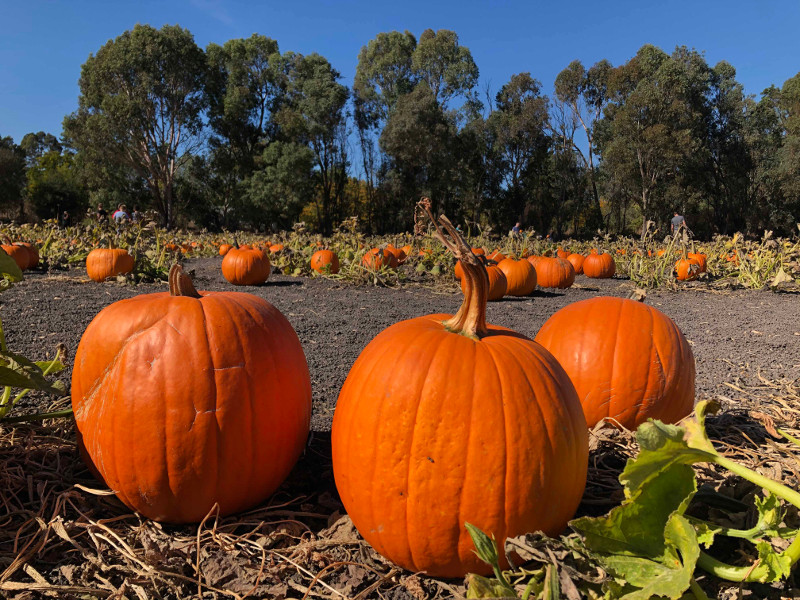
#> input picture images/pumpkin.jpg, 800 x 600 px
$ jupyter execute 10a-Image-Solution.ipynb
#> lines starting #> are read from the running program, lines starting #| are printed output that depends on the picture; after the words box and inside, x2 and y2 are one past the last pixel; in counts of white or black regions, pixels touching at a corner belong together
# Image Lab Solution

[cell 1]
import cv2 as cv
import numpy as np
import matplotlib.pyplot as plt

[cell 2]
pumpkin = cv.imread('images/pumpkin.jpg')
#> pumpkin is the input picture: shape (600, 800, 3); mean B, G, R 55.5, 75.2, 104.2
pumpkin = cv.cvtColor(pumpkin, cv.COLOR_BGR2RGB)
plt.imshow(pumpkin)

[cell 3]
pumpkin.shape
#> Out = (600, 800, 3)

[cell 4]
map = cv.imread('images/persepolis.png')
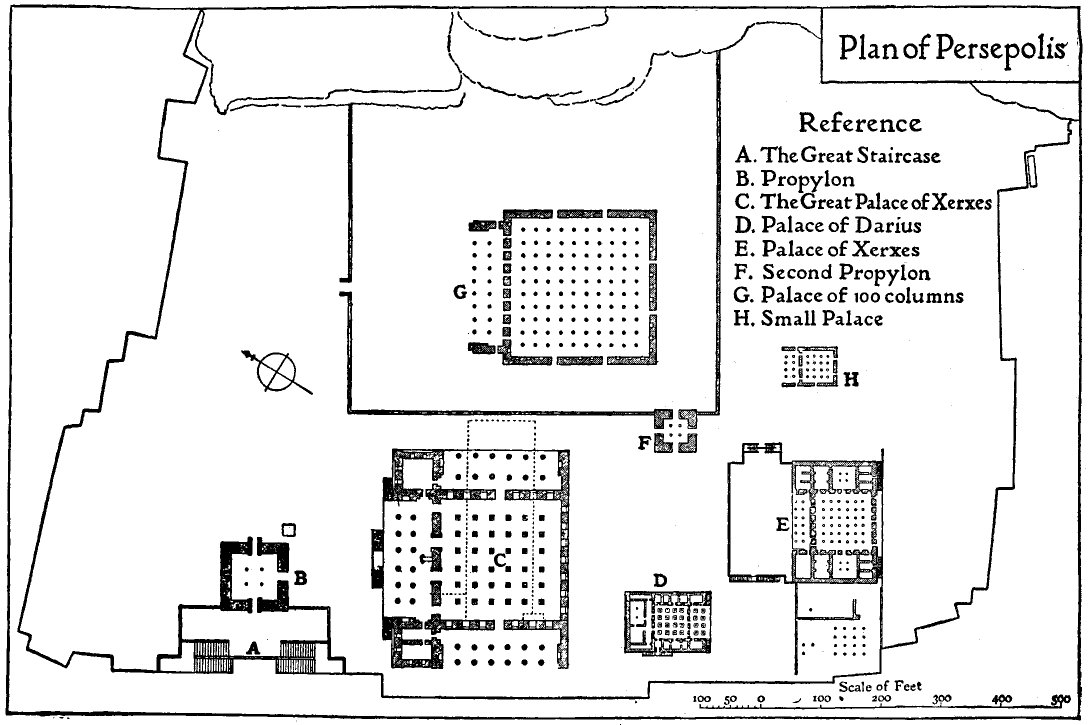
#> input picture images/persepolis.png, 2181 x 1449 px (shown at 1/2 size)
#> map is the input picture: shape (1449, 2181, 3); 91.5% white; 796 black regions (186 under 20 px), largest, box (x1, y1, x2, y2) and area: (11, 9, 2165, 1441) 103128, (741, 895, 1140, 1338) 23064, (678, 583, 1346, 858) 8128
plt.imshow(map)

[cell 5]
map.shape
#> Out = (1449, 2181, 3)

[cell 6]
map = map[:,:,0]
plt.imshow(map, cmap='gray')

[cell 7]
map.shape
#> Out = (1449, 2181)

[cell 8]
scale_factor = 3
print(scale_factor*800)
print(scale_factor*600)

[cell 9]
pump2 = cv.resize(pumpkin, (int(pumpkin.shape[1]*scale_factor), int(pumpkin.shape[0]*scale_factor)))

[cell 10]
plt.imshow(pump2)

[cell 11]
135//2

[cell 12]
pump2 = (pump2 // 2) * 2

[cell 13]
plt.imshow(pump2)

[cell 14]
map = (map // 200)

[cell 15]
plt.imshow(map*255, cmap='gray')

[cell 16]
map.shape
#> Out = (1449, 2181)

[cell 17]
pump2.shape
#> Out = (1800, 2400, 3)

[cell 18]
pump2[:1449,:2181,0] = pump2[:1449,:2181,0] + map

[cell 19]
plt.imshow(pump2)

[cell 20]
pump2

## Ok, let's decode!

[cell 21]
raw = pump2.copy()

[cell 22]
raw = raw % 2
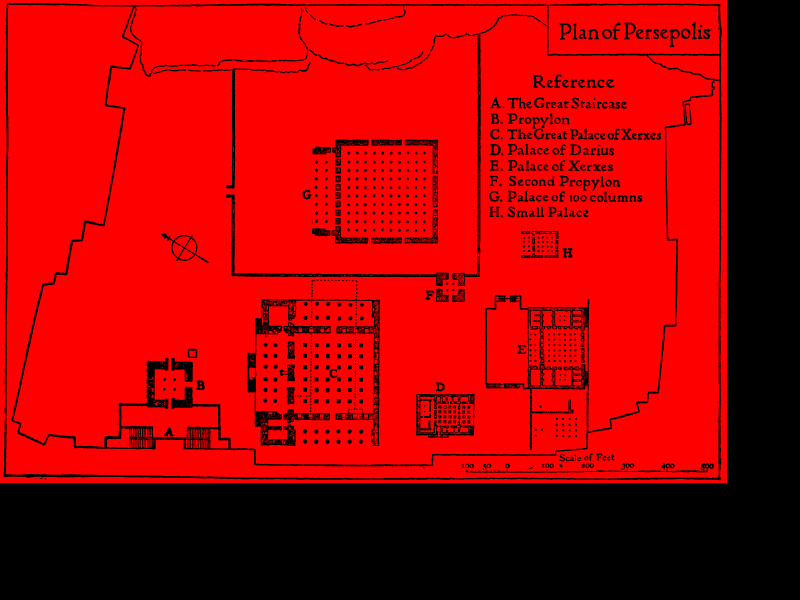
#> raw: shape (1800, 2400, 3) (shown at 1/3 size); mean R, G, B 0.669, 0, 0; drawn with 1 as white

[cell 23]
map = raw[:,:,0]
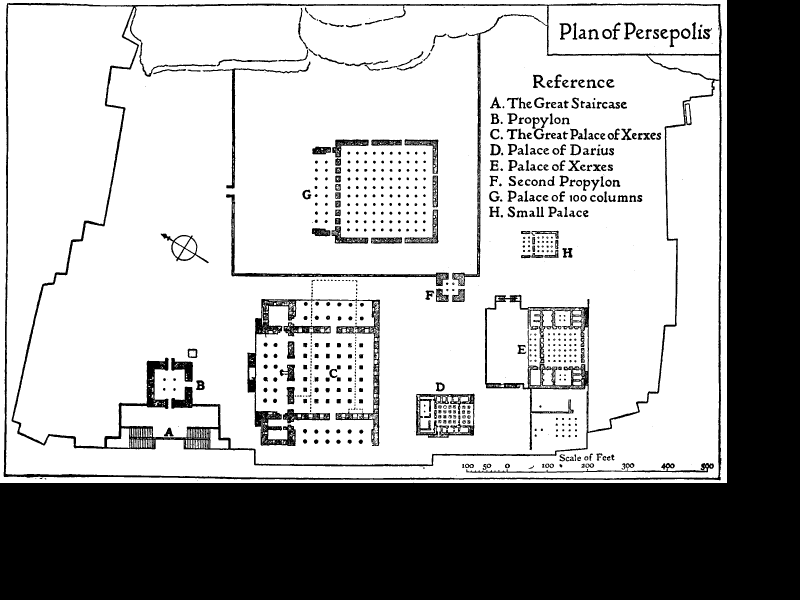
#> map: shape (1800, 2400) (shown at 1/3 size); values 0 (black) and 1 (white), 66.9% white; 796 black regions (185 under 20 px), largest, box (x1, y1, x2, y2) and area: (0, 0, 2400, 1800) 1159733, (11, 9, 2165, 1441) 103128, (741, 895, 1140, 1338) 23064

[cell 24]
map

[cell 25]
plt.imshow(map*255, cmap='gray')
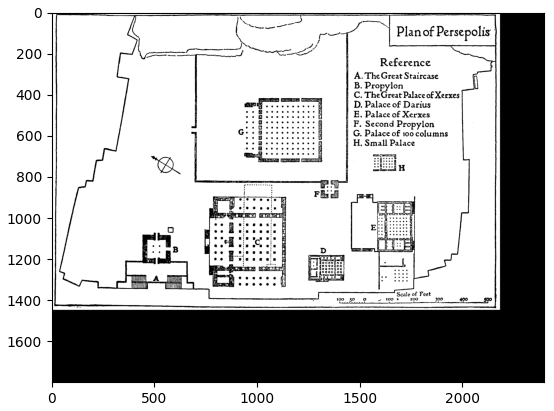
#> figure drawn by matplotlib, 1 panel
